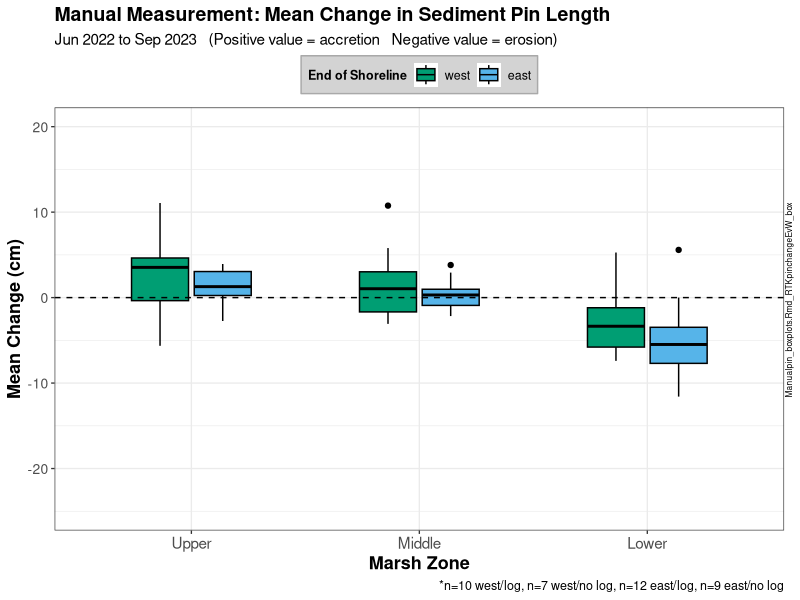
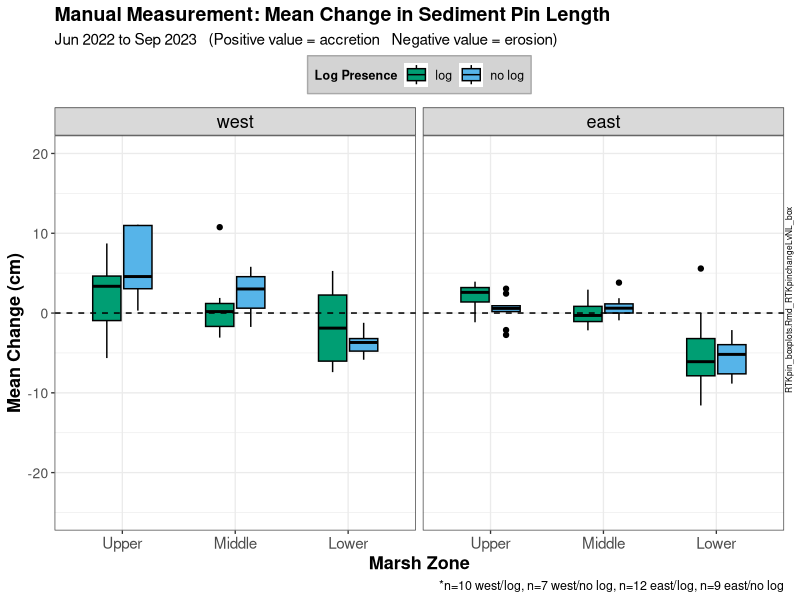

Write the R code that produced these figures, in order.
## ---- chunk 1
library(readxl)
library(tidyverse)
library(dplyr)
library(lubridate)
## ---- chunk 2
setwd("~/GitHub/BeccaTransects/data")

RTKpindata_norefs <- read_xlsx("RTKSedimentPinData.xlsx", sheet = "RTKData_thesispins_norefs_pivot")

## ---- chunk 3
RTKpins <- RTKpindata_norefs %>% 
  select(-c("midg","midt","upt","upg", "lowt", "lowg", "Date")) %>% #can remove these columns bc the top-ground calculations are already calculated in excel in their own columns
  mutate_at(c('upper', 'middle'), as.numeric) %>% #removed the POSITX (lubridate) version of date
  mutate(Date = paste0(Year, "-", Month)) %>% #created my own date to match the sediment pin code
  mutate(across(where(is.numeric), ~round(., 3))) %>%
  group_by(Name, Shoreline_End) %>% 
  rename(Transect_ID = Name)
## ---- chunk 4
RTKpinschangeEvW <- RTKpins %>%
  mutate(UpperDiff = ((last(upper) - first(upper))*-1)*30.48) %>%  # *30.48 converts NADV88 ft to cm
  mutate(MiddleDiff = ((last(middle) - first(middle))*-1)*30.48) %>% 
  mutate(LowerDiff = ((last(lower) - first(lower))*-1)*30.48) %>%
  select(-c("Date", "Year", "Month", "upper", "middle", "lower")) %>% 
  distinct() %>%  #this removes repeated values for each month's calculation
  pivot_longer(UpperDiff:LowerDiff, names_to = "Pin_Location", values_to = "Sediment_Change") %>% 
  rename(Zone = Pin_Location) %>% 
  mutate(Shoreline_End = factor(Shoreline_End, levels = c("west", "east")),
         Zone = factor(Zone, levels = c("UpperDiff", "MiddleDiff", "LowerDiff"))) %>%
  group_by(Shoreline_End, Zone) #%>% 
  #summarize(mean_difference = mean(Sediment_Change, na.rm = TRUE),
  #          sd_difference = sd(Sediment_Change, na.rm = TRUE),
  #          n_difference = n()) %>% 
  #mutate(se_difference = sd_difference/sqrt(n_difference)) %>% 
  #mutate(across(where(is.numeric), ~round(., 1)))
## ---- chunk 5
cbprtk <- c("#009E73", "#56B4E9", "#F0E442" , "#E69F00", "#000000", "#0072B2","#D55E00", "#CC79A7","#999999")
## ---- chunk 6
RTKpinchangeEvW_box <- ggplot(RTKpinschangeEvW,
                                  mapping = aes(x = Zone,
                                  y = Sediment_Change,
                                  fill = Shoreline_End,
                                  color = Shoreline_End)) +
  geom_boxplot(position = position_dodge(0.55),color = "black", width = 0.50) +
  geom_hline(yintercept=0, linetype="dashed", color = "black") +
  scale_fill_manual(values = cbprtk) +
  coord_cartesian(ylim = c(-25, 20)) + #sets the limit of the y-axis to show a more dramatic difference bw variables
  scale_x_discrete(labels = c(UpperDiff = "Upper", MiddleDiff = "Middle", LowerDiff = "Lower")) +
  labs(
    title = "Manual Measurement: Mean Change in Sediment Pin Length ",
    subtitle = "Jun 2022 to Sep 2023   (Positive value = accretion   Negative value = erosion)",
    y = "Mean Change (cm)",
    x = "Marsh Zone",
    fill= "End of Shoreline",
    tag = "Manualpin_boxplots.Rmd_RTKpinchangeEvW_box",
    caption = "*n=10 west/log, n=7 west/no log, n=12 east/log, n=9 east/no log") +
  theme_bw(base_size = 10) +
  theme(axis.title = element_text(face = "bold", size=13),
        legend.title = element_text(face = "bold", size=09),
        legend.text=element_text(size=09),
        legend.position = "top",   #for no legend type: "none"
        legend.background = element_rect(fill="lightgrey",
                                  size=0.5, linetype="solid", 
                                  colour ="darkgrey"),
        axis.text.x = element_text(size = 11),
        axis.text.y = element_text(size = 10),
        plot.title = element_text(face = "bold", size = 14),
        plot.caption = element_text(size = 09),
        plot.subtitle = element_text(size = 11),
        plot.tag = element_text(size = 6, angle = 90),
        plot.tag.position = "right",
        strip.text = element_text(size = 13, color = "black"))
  
  

RTKpinchangeEvW_box
## ---- chunk 7
RTKpinchangeLvNL <- RTKpins %>% 
  select(Transect_ID, Shoreline_End, upper, middle, lower, Date, Log_Presence) %>% 
  mutate(UpperDiff = ((last(upper) - first(upper))*-1)*30.48) %>%  # *30.48 converts NADV88 ft to cm
  mutate(MiddleDiff = ((last(middle) - first(middle))*-1)*30.48) %>% 
  mutate(LowerDiff = ((last(lower) - first(lower))*-1)*30.48) %>%
  select(-c('Date', 'upper', 'middle', 'lower')) %>% #remove all unnecessary columns
  distinct() %>%  #this removes repeated values for each month's calculation
  pivot_longer(UpperDiff:LowerDiff, names_to = "Pin_Location", values_to = "Sediment_Change") %>%
  rename(Zone = Pin_Location) %>% 
  mutate(Shoreline_End = factor(Shoreline_End, levels = c("west", "east")),
         Zone = factor(Zone, levels = c("UpperDiff", "MiddleDiff", "LowerDiff"))) %>% #this puts west first in the legend
  group_by(Log_Presence, Shoreline_End, Zone) #%>% 
  #summarize(mean_difference = mean(Sediment_Change, na.rm = TRUE),
  #          sd_difference = sd(Sediment_Change, na.rm = TRUE),
  #          n_difference = n()) %>% 
  #mutate(se_difference = sd_difference/sqrt(n_difference)) %>% 
  #mutate(across(where(is.numeric), ~round(., 1)))
## ---- chunk 8
RTKpinchangeLvNL_box <- ggplot(RTKpinchangeLvNL,
                                  mapping = aes(x = Zone,
                                  y = Sediment_Change,
                                  #group = Log_Presence,
                                  fill = Log_Presence,
                                  color = log_Presence)) +
  geom_boxplot(position = position_dodge(0.55),color = "black", width = 0.50) +
  geom_hline(yintercept=0, linetype="dashed", color = "black") +
  scale_fill_manual(values = cbprtk) +
  facet_grid(~ Shoreline_End) +
  coord_cartesian(ylim = c(-25, 20)) + #sets the limit of the y-axis to show a more dramatic difference bw variables
  scale_x_discrete(labels = c(UpperDiff = "Upper", MiddleDiff = "Middle", LowerDiff = "Lower")) +
  labs(
    title = "Manual Measurement: Mean Change in Sediment Pin Length ",
    subtitle = "Jun 2022 to Sep 2023   (Positive value = accretion   Negative value = erosion)",
    y = "Mean Change (cm)",
    x = "Marsh Zone",
    fill= "Log Presence",
    tag = "RTKpin_boxplots.Rmd_RTKpinchangeLvNL_box",
    caption = "*n=10 west/log, n=7 west/no log, n=12 east/log, n=9 east/no log") +
  theme_bw(base_size = 10) +
  theme(axis.title = element_text(face = "bold", size=13),
        legend.title = element_text(face = "bold", size=09),
        legend.text=element_text(size=09),
        legend.position = "top",   #for no legend type: "none"
        legend.background = element_rect(fill="lightgrey",
                                  size=0.5, linetype="solid", 
                                  colour ="darkgrey"),
        axis.text.x = element_text(size = 11),
        axis.text.y = element_text(size = 10),
        plot.title = element_text(face = "bold", size = 14),
        plot.caption = element_text(size = 09),
        plot.subtitle = element_text(size = 11),
        plot.tag = element_text(size = 6, angle = 90),
        plot.tag.position = "right",
        strip.text = element_text(size = 13, color = "black"))
  
  

RTKpinchangeLvNL_box
#Will say: Warning: Removed 3 rows containing non-finite outside the scale range (`stat_boxplot()`). This is due to having NA's for a few of the pins.  
